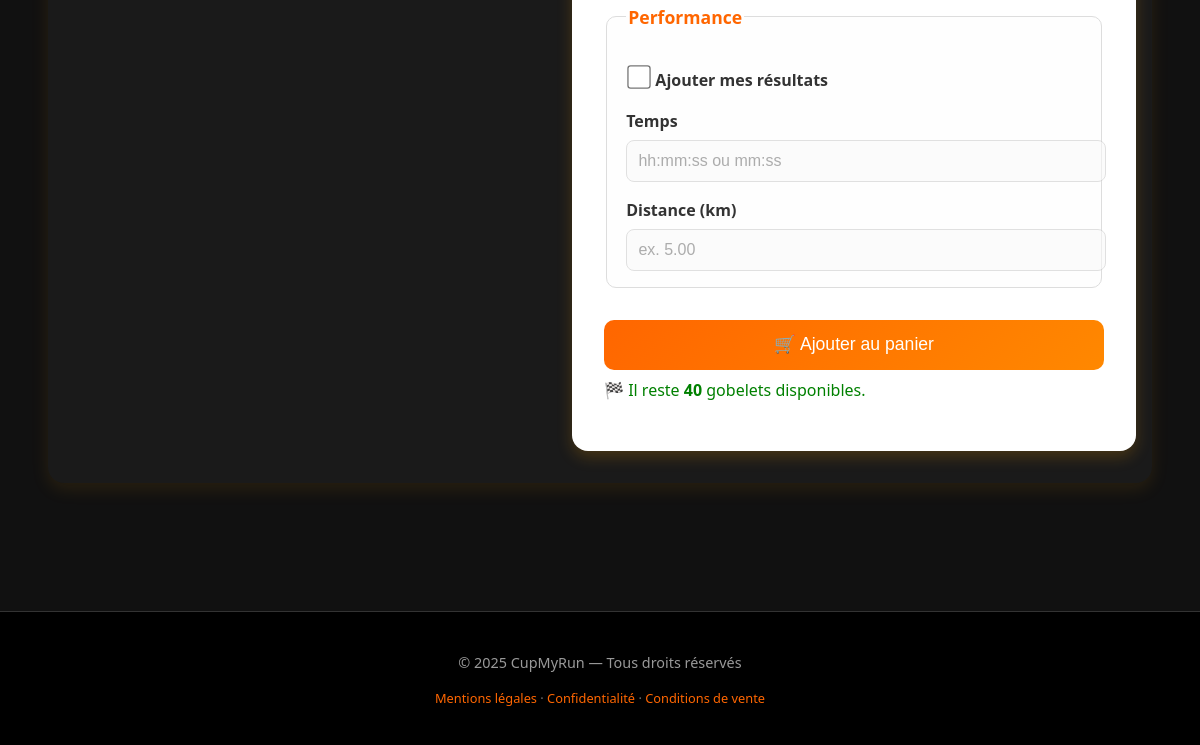
Page /gobelet (lower part) on the earlier database version.
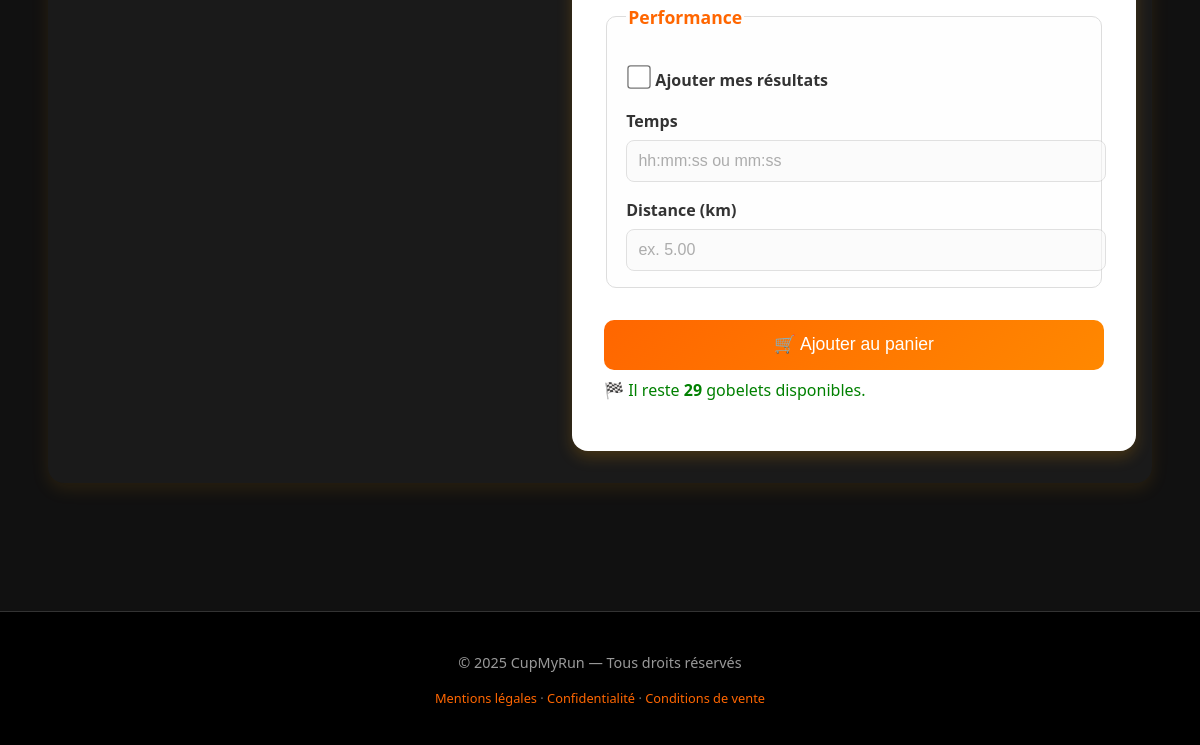
Same page on the later database version.
### models/db_database.py (models this page shows)
class Stock(db.Model):
    id = db.Column(db.Integer, primary_key=True)
    max_orders = db.Column(db.Integer, default=50)
    current_orders = db.Column(db.Integer, default=0)
    def remaining(self):
        return max(0, self.max_orders - self.current_orders)

### app.py (the view, shortened to what this page needs)
@app.route("/gobelet", methods=["GET", "POST"])
def gobelet():
    selected_activity = None
    user = None
    strava_token = None
    strava_connected = False
    print("\n🟢 [DEBUG] --- Accès à /gobelet ---")
    if "user_id" in session:
        user = User.query.get(session["user_id"])
        if user:
            strava_token = StravaService.get_token(user)
            strava_connected = bool(strava_token)
            user_has_strava_linked = bool(user.strava_access_token)
            selected_activity = session.get("selected_activity") if strava_token else None
            print(f"🟢 [DEBUG] Utilisateur connecté : {user.email if user else 'inconnu'}")
        else:
            session.pop("selected_activity", None)
            user_has_strava_linked = False
    else:
        token = session.get("strava_token")
        expires_at = session.get("strava_expires_at", 0)
        if token and time.time() < expires_at:
            strava_token = token
            strava_connected = True
            user_has_strava_linked = False
            selected_activity = session.get("selected_activity")
            print("🟢 [DEBUG] Session Strava invitée active.")
        else:
            session.pop("selected_activity", None)
            session.pop("strava_token", None)
            session.pop("strava_expires_at", None)
            user_has_strava_linked = False
            print("🔴 [DEBUG] Aucun token Strava valide en session.")
    if selected_activity:
        print(f"🟡 [DEBUG] Activité sélectionnée : {selected_activity.get('id')} / {selected_activity.get('name', 'N/A')}")
    else:
        print("🔴 [DEBUG] Aucune activité sélectionnée actuellement.")
    if selected_activity and selected_activity.get("id"):
        stl_url = url_for("export_stl", activity_id=selected_activity["id"])
        print(f"🟠 [DEBUG] URL STL générée : {stl_url}")
    else:
        stl_url = None
        print("🔴 [DEBUG] Aucune activité -> pas d’URL STL")
    strava_just_disconnected = session.pop("strava_just_disconnected", False)
    stock = Stock.query.first()
    print("✅ [DEBUG] Fin du traitement /gobelet.\n")
    return render_template(
        "gobelet.html",
        selected_activity=selected_activity,
        user=user,
        strava_connected=strava_connected,
        user_has_strava_linked=user_has_strava_linked,
        stl_url=stl_url,
        stock=stock,
    )

### app.py (called while the page is built, shortened)
@app.before_request
def check_session_timeout():
    now = datetime.utcnow()
    last_active = session.get("last_active_at")
    if "user_id" in session or "guest_billing" in session:
        session["last_active_at"] = now.strftime("%Y-%m-%d %H:%M:%S")

@app.before_request
def init_strava_stats():
    try:
        total = StravaService.recalculate_connected_count()
    except Exception as e:
        print(f"⚠️ Erreur au recalcul du compteur Strava au démarrage : {e}")

### services/strava_service.py (called while the page is built)
    @staticmethod
    def recalculate_connected_count():
        from models.db_database import AppStats, User, GuestStravaSession
        now = time.time()
        users_connected = User.query.filter(
            User.strava_access_token.isnot(None),
            User.strava_access_token != "",
            User.strava_token_expires_at > now
        ).count()
        guests_connected = GuestStravaSession.query.filter(
            GuestStravaSession.strava_token_expires_at > now
        ).count()
        total = users_connected + guests_connected
        stats = AppStats.query.first()
        if not stats:
            stats = AppStats(strava_connected_count=total)
            db.session.add(stats)
        else:
            stats.strava_connected_count = total
        db.session.commit()
        return total

### templates/gobelet.html (shortened to what this page needs)
{% extends "base.html" %}
{% block content %}
<main>
    <div class="product-page">
        <div class="product-image" style="text-align: center;">
        </div>
        <div class="product-info">
            <form class="product-form" enctype="multipart/form-data" method="post">
                <fieldset>
                    <legend>Performance</legend>
                    <label class="checkbox-row">
                        <input id="add-results" name="add_results" type="checkbox"
                               {% if selected_activity %}checked{% endif %}>
                        <span>Ajouter mes résultats</span>
                    </label>
                    <div id="results-fields">
                        <label>Temps</label>
                        <input id="time-input"
                               name="time"
                               value="{{ selected_activity.time if selected_activity else '' }}"
                               type="text"
                               inputmode="numeric"
                               placeholder="hh:mm:ss ou mm:ss">
                        <label>Distance (km)</label>
                        <input id="distance-input"
                               name="distance"
                               value="{{ selected_activity.distance if selected_activity else '' }}"
                               type="number"
                               step="0.01"
                               min="0.01"
                               placeholder="ex. 5.00">
                    </div>
                </fieldset>
                {% if stock and stock.remaining() > 0 %}
                <button type="submit" class="btn btn-primary">🛒 Ajouter au panier</button>
                <p style="color:green; margin-top:0.5rem;">
                    🏁 Il reste <strong>{{ stock.remaining() }}</strong> gobelets disponibles.
                </p>
                {% else %}
                <p style="color:red; font-weight:600; margin-top:1rem;">
                    ❌ Stock épuisé – de nouveaux gobelets seront bientôt disponibles !
                </p>
                {% endif %}
            </form>
        </div>
    </div>
</main>
{% endblock %}

### templates/base.html (shortened to what this page needs)
<!doctype html>
<html lang="fr">
<head>
    <link rel="stylesheet" href="{{ url_for('static', filename='style.css') }}">
    <link rel="stylesheet" href="{{ url_for('static', filename='mobile.css') }}" media="screen and (max-width: 768px)">
</head>
<body>
    <main>
        {% block content %}{% endblock %}
    </main>
    <footer>
        <p>&copy; {{ 2025 }} CupMyRun — Tous droits réservés</p>
        <p style="font-size:0.8rem; color:#777;">
            <a href="{{ url_for('mentions') }}" style="color:#ff6600; text-decoration:none;">Mentions légales</a> ·
            <a href="{{ url_for('confidentialite') }}" style="color:#ff6600; text-decoration:none;">Confidentialité</a> ·
            <a href="{{ url_for('conditions') }}" style="color:#ff6600; text-decoration:none;">Conditions de vente</a>
        </p>
    </footer>
</body>
</html>

### static/style.css (style rules this page uses)
body { font-family: 'Segoe UI', system-ui, sans-serif; margin: 0; padding: 0; line-height: 1.6; background-color: #111; color: #fff; transition: background 0.3s ease; }
main { padding: 2rem 1.5rem; }
footer { background: #000; color: #999; text-align: center; padding: 1rem; margin-top: 2rem; font-size: 0.9rem; border-top: 1px solid #333; }
.product-page { display: flex; flex-wrap: wrap; justify-content: center; gap: 2rem; width: 100%; margin: 2rem auto; padding: 2rem 1rem; background-color: #1a1a1a; border-radius: 16px; box-shadow: 0 6px 18px rgba(255, 165, 0, 0.1); box-sizing: border-box; }
.product-image { flex: 1 1 300px; text-align: center; }
.product-info { flex: 1 1 350px; max-width: 500px; background: #fff; color: #222; padding: 2rem; border-radius: 16px; box-shadow: 0 6px 16px rgba(255, 165, 0, 0.2); }
.product-form label { display: block; margin-top: 1rem; font-weight: 600; color: #333; }
.product-form input, .product-form select { width: 100%; padding: 0.7rem; margin-top: 0.3rem; border: 1px solid #ccc; border-radius: 8px; background: #f9f9f9; font-size: 1rem; transition: border-color 0.3s ease; }
.product-form fieldset { border: 1px solid #ddd; border-radius: 10px; padding: 1rem 1.2rem; margin-top: 1.5rem; background: #fefefe; }
.product-form legend { font-weight: bold; color: #ff6600; font-size: 1.1rem; }
.checkbox-row { display: flex; align-items: center; gap: 0.6rem; margin-top: 0.5rem; margin-bottom: 0.8rem; }
.checkbox-row input[type="checkbox"] { width: 18px; height: 18px; accent-color: #ff6600; cursor: pointer; }
.product-form input[disabled] { background: #f8f8f8; color: #999; cursor: not-allowed; }
button { margin-top: 2rem; width: 100%; padding: 0.9rem 1.2rem; font-size: 1.1rem; border: none; border-radius: 10px; background: linear-gradient(135deg, #ff6600, #ff8800); color: white; cursor: pointer; transition: background 0.3s ease, transform 0.2s ease; }
fieldset { border: 1px solid #ddd; border-radius: 8px; padding: 1rem; margin-top: 1.5rem; background: #fefefe; }
legend { font-weight: bold; color: #ff6600; font-size: 1.1rem; }
input[type="checkbox"] { accent-color: #ff6600; transform: scale(1.2); cursor: pointer; }
footer { background: #000; color: #999; text-align: center; padding: 1.5rem 1rem; font-size: 0.9rem; border-top: 1px solid #333; }
footer a { color: #ff6600; text-decoration: none; }
.checkbox-row { display: flex; align-items: center; gap: 0.6rem; margin: 0.6rem 0; cursor: pointer; }
.checkbox-row input[type="checkbox"] { transform: scale(1.3); accent-color: #ff6600; }
html, body { width: 100%; max-width: 100%; overflow-x: hidden; margin: 0; padding: 0; box-sizing: border-box; }
html, body { max-width: 100%; overflow-x: hidden; }

### static/mobile.css (style rules this page uses)
body { background-color: #111; color: #fff; font-family: 'Segoe UI', system-ui, sans-serif; margin: 0; padding: 0; line-height: 1.6; }
.container, .product-page, .form-box, .product-info { flex-direction: column; padding: 1rem; width: 100%; margin-bottom: 1.5rem; box-sizing: border-box; }
p, label { font-size: 1rem; line-height: 1.5; }
input, select, textarea, button { width: 100%; font-size: 1rem; padding: 0.9rem; border-radius: 10px; border: 1px solid #ccc; background: #f9f9f9; box-sizing: border-box; }
button, .btn, .btn-cta { width: 100%; font-size: 1rem; padding: 1rem; border-radius: 10px; border: none; background: linear-gradient(135deg, #ff6600, #ff8800); color: #fff; font-weight: 600; cursor: pointer; transition: background 0.3s ease, transform 0.2s ease; }
footer { background: #000; color: #999; text-align: center; padding: 1.5rem 1rem; font-size: 0.9rem; border-top: 1px solid #333; }
footer a { color: #ff6600; text-decoration: none; }
.product-page { align-items: center; justify-content: flex-start; background: #1a1a1a; border-radius: 12px; box-shadow: 0 2px 6px rgba(255,165,0,0.15); margin: 0; padding: 1rem; }
.product-image { width: 100%; text-align: center; }
.product-info { width: 95%; margin: 1rem auto; background: #fff; color: #222; border-radius: 12px; box-shadow: 0 2px 6px rgba(0,0,0,0.15); padding: 1.5rem; }
.product-info h2, .product-info p, .product-info label, .product-info legend { text-align: center; }
main { padding: 0; }

Differences in the rows shown:
changed Stock: remaining "40" → "29"
